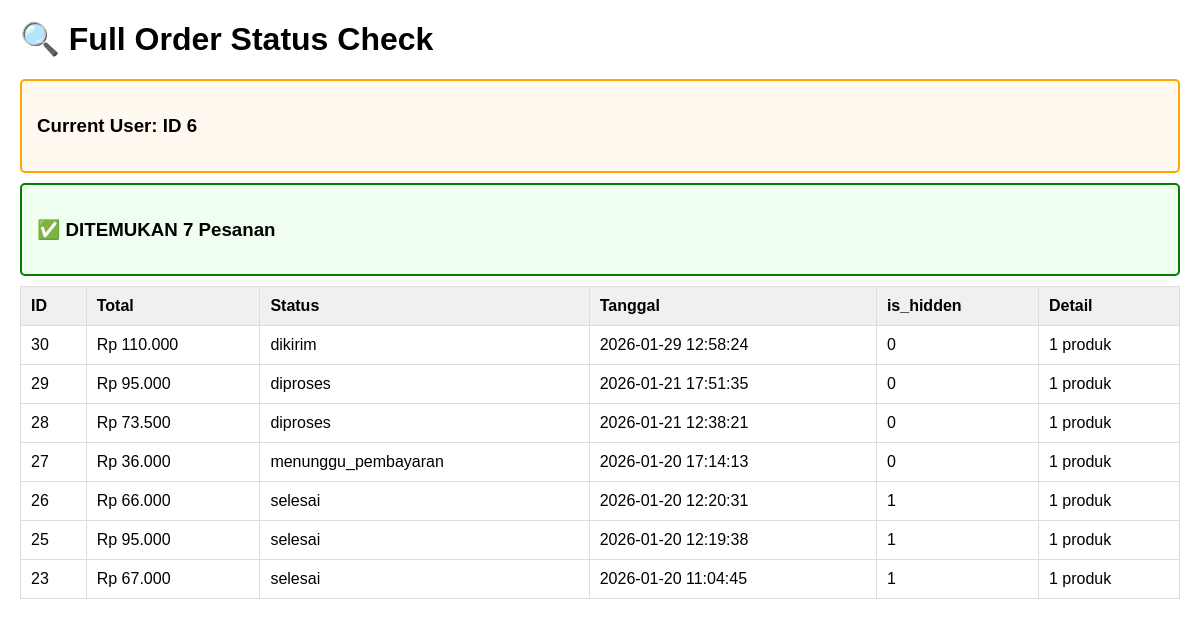
Page /user/check_my_orders.php (signed in) on the committed database.
### tables this page shows
CREATE TABLE `pesanan` (
  `id_pesanan` int(11) NOT NULL,
  `id_user` int(11) DEFAULT NULL,
  `nama_penerima` varchar(100) DEFAULT NULL,
  `no_telepon_penerima` varchar(20) DEFAULT NULL,
  `alamat_pengiriman` text DEFAULT NULL,
  `total_produk` int(11) DEFAULT NULL,
  `biaya_pengiriman` int(11) NOT NULL DEFAULT 0,
  `total_bayar` int(11) DEFAULT NULL,
  `metode_pembayaran` varchar(50) DEFAULT NULL,
  `status_pesanan` enum('menunggu_pembayaran','diproses','dikirim','selesai','dibatalkan') NOT NULL DEFAULT 'menunggu_pembayaran',
  `status_pembayaran` enum('menunggu','lunas','gagal') NOT NULL DEFAULT 'menunggu',
  `kode_pembayaran` varchar(100) DEFAULT NULL,
  `nomor_resi` varchar(50) DEFAULT NULL,
  `is_hidden` tinyint(1) DEFAULT 0,
  `tanggal` timestamp NOT NULL DEFAULT current_timestamp()
);

### user/check_my_orders.php (the view, shortened to what this page needs)
<?php
include "../config/database.php";
$id_user = $_SESSION['id_user'] ?? null;
echo "<h1>🔍 Full Order Status Check</h1>";
echo "<div class='box warning'>";
echo "<h3>Current User: ID " . $id_user . "</h3>";
echo "</div>";
$query = "SELECT * FROM pesanan WHERE id_user = '$id_user' ORDER BY id_pesanan DESC";
$result = mysqli_query($conn, $query);
$count = mysqli_num_rows($result);
if ($count > 0) {
    echo "<div class='box success'>";
    echo "<h3>✅ DITEMUKAN " . $count . " Pesanan</h3>";
    echo "</div>";
    echo "<table>";
    echo "<tr>";
    echo "<th>ID</th>";
    echo "<th>Total</th>";
    echo "<th>Status</th>";
    echo "<th>Tanggal</th>";
    echo "<th>is_hidden</th>";
    echo "<th>Detail</th>";
    echo "</tr>";
    while ($row = mysqli_fetch_assoc($result)) {
        echo "<tr>";
        echo "<td>" . $row['id_pesanan'] . "</td>";
        echo "<td>Rp " . number_format($row['total_bayar'] ?? 0, 0, ',', '.') . "</td>";
        echo "<td>" . $row['status_pesanan'] . "</td>";
        echo "<td>" . $row['tanggal'] . "</td>";
        echo "<td>" . ($row['is_hidden'] ?? 'NULL') . "</td>";
        echo "<td>";
        $detail_query = "SELECT COUNT(*) as cnt FROM pesanan_detail WHERE id_pesanan = " . $row['id_pesanan'];
        $detail_result = mysqli_query($conn, $detail_query);
        $detail_row = mysqli_fetch_assoc($detail_result);
        echo $detail_row['cnt'] . " produk";
        echo "</td>";
        echo "</tr>";
    }
    echo "</table>";
}
?>

### user/check_my_orders.php (style rules this page uses)
.box { border: 2px solid #ddd; padding: 15px; margin: 10px 0; border-radius: 5px; }
.success { border-color: green; background-color: #f0fff0; }
.warning { border-color: orange; background-color: #fff9f0; }
table { border-collapse: collapse; width: 100%; margin-top: 10px; }
th, td { border: 1px solid #ddd; padding: 10px; text-align: left; }
th { background-color: #f0f0f0; }

### rows in the picture
pesanan: id_pesanan "30", total_bayar "110.000", status_pesanan "dikirim", tanggal "2026-01-29 12:58:24", is_hidden "0", cnt "1"
pesanan: id_pesanan "29", total_bayar "95.000", status_pesanan "diproses", tanggal "2026-01-21 17:51:35", is_hidden "0", cnt "1"
pesanan: id_pesanan "28", total_bayar "73.500", status_pesanan "diproses", tanggal "2026-01-21 12:38:21", is_hidden "0", cnt "1"
pesanan: id_pesanan "27", total_bayar "36.000", status_pesanan "menunggu_pembayaran", tanggal "2026-01-20 17:14:13", is_hidden "0", cnt "1"
pesanan: id_pesanan "26", total_bayar "66.000", status_pesanan "selesai", tanggal "2026-01-20 12:20:31", is_hidden "1", cnt "1"
pesanan: id_pesanan "25", total_bayar "95.000", status_pesanan "selesai", tanggal "2026-01-20 12:19:38", is_hidden "1", cnt "1"
pesanan: id_pesanan "23", total_bayar "67.000", status_pesanan "selesai", tanggal "2026-01-20 11:04:45", is_hidden "1", cnt "1"

### other values in the picture
$id_user "6"
$count "7"
